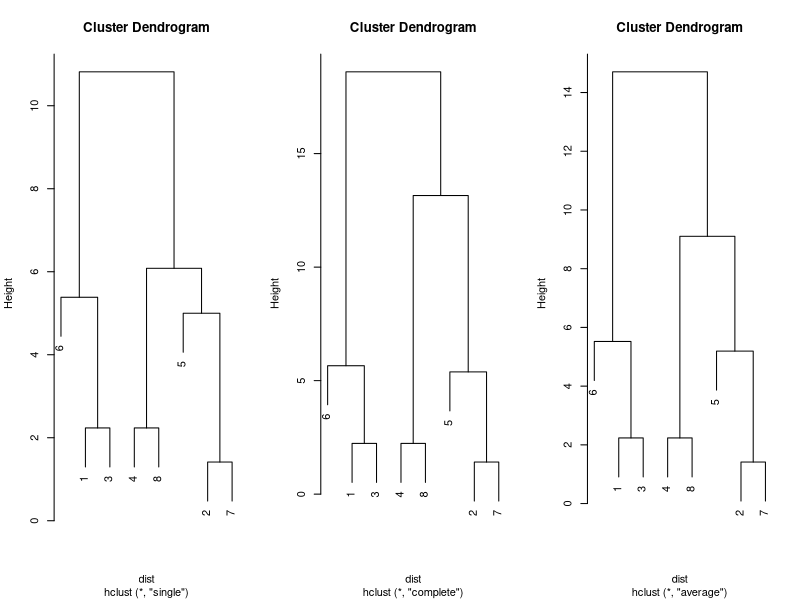

Here is the R script that generated this plot:
driving_data <- data.frame(x1=c(4, 20, 3, 19, 17, 8, 19, 18), x2 =c(15,13,13,4,17,11,12,6))

View(driving_data)

dist <- dist(driving_data, method = "euclidean") # 행렬의 행들사이의 거리를 계산 

hc1 <- hclust(dist, method = "single") # single Linkage Method

hc2 <- hclust(dist, method = "complete") # complete Linkage Method

hc3 <- hclust(dist, method = "average") # average Linkage Method 

par(mfrow=c(1,3)) # R에서 출력되는 이미지 배열을 1X3으로 출력

plot(hc1);plot(hc2);plot(hc3) # Dendrogram
